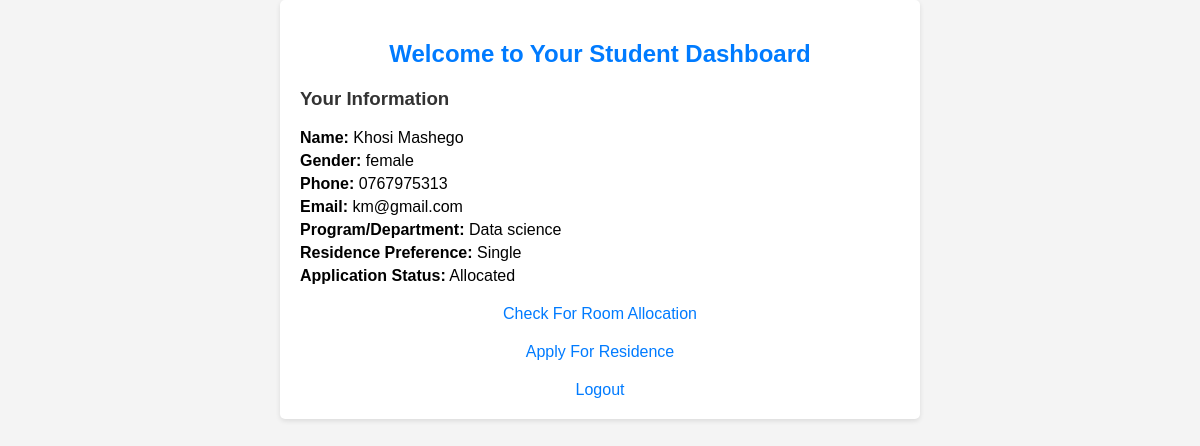
The page /StudentDashboard.php (signed in) on the database its author committed.
### tables this page shows
CREATE TABLE IF NOT EXISTS `student` (
  `Student_ID` int NOT NULL AUTO_INCREMENT,
  `First_Name` varchar(255) DEFAULT NULL,
  `Last_Name` varchar(255) DEFAULT NULL,
  `Gender` varchar(255) DEFAULT NULL,
  `Date_of_Birth` date DEFAULT NULL,
  `Phone` varchar(255) DEFAULT NULL,
  `Email` varchar(255) DEFAULT NULL,
  `Program_Department` varchar(255) DEFAULT NULL,
  `Current_Year_of_Study` int DEFAULT NULL,
  `Application_Status` varchar(255) DEFAULT NULL,
  `Room_ID` int DEFAULT NULL,
  `Residence_Preference` varchar(255) DEFAULT NULL,
  `Application_Date` date DEFAULT NULL,
  PRIMARY KEY (`Student_ID`),
  KEY `fk_room_allocation` (`Room_ID`)
);

### StudentDashboard.php (the view, shortened to what this page needs)
<?php
require('db.php');
$student_id = $_SESSION['user_id'];
$sql = "SELECT * FROM student WHERE Student_ID = $student_id";
$result = mysqli_query($conn, $sql);
$student_data = array();
if (mysqli_num_rows($result) > 0) {
    $student_data = mysqli_fetch_assoc($result);
}
?>
<!DOCTYPE html>
<html lang="en">
<head>
</head>
<body>
    <div class="dashboard-container">
        <h2>Welcome to Your Student Dashboard</h2>
        <h3>Your Information</h3>
        <p><strong>Name:</strong> <?php echo isset($student_data['First_Name']) ? $student_data['First_Name'] . ' ' . $student_data['Last_Name'] : 'N/A'; ?></p>
        <p><strong>Gender:</strong> <?php echo isset($student_data['Gender']) ? $student_data['Gender'] : 'N/A'; ?></p>
        <p><strong>Phone:</strong> <?php echo isset($student_data['Phone']) ? $student_data['Phone'] : 'N/A'; ?></p>
        <p><strong>Email:</strong> <?php echo isset($student_data['Email']) ? $student_data['Email'] : 'N/A'; ?></p>
        <p><strong>Program/Department:</strong> <?php echo isset($student_data['Program_Department']) ? $student_data['Program_Department'] : 'N/A'; ?></p>
        <p><strong>Residence Preference:</strong> <?php echo isset($student_data['Residence_Preference']) ? $student_data['Residence_Preference'] : 'N/A'; ?></p>
        <p><strong>Application Status:</strong> <?php echo isset($student_data['Application_Status']) ? $student_data['Application_Status'] : 'N/A'; ?></p>
        <a href="allocation_success.php">Check For Room Allocation</a>
        <a href="apply_for_residence.php">Apply For Residence</a>
        <a href="logout.php">Logout</a>
    </div>
</body>
</html>

### StudentDashboard.php (style rules this page uses)
body { font-family: Arial, sans-serif; background-color: #f4f4f4; margin: 0; padding: 0; }
h2 { text-align: center; color: #007BFF; }
h3 { color: #333; }
p { margin: 5px 0; }
strong { font-weight: bold; }
a { display: block; text-align: center; margin-top: 20px; text-decoration: none; color: #007BFF; }
.dashboard-container { background-color: #fff; border-radius: 5px; padding: 20px; box-shadow: 0 2px 5px rgba(0, 0, 0, 0.1); max-width: 600px; margin: 0 auto; }

### rows shown on the page
student: First_Name "Khosi", Last_Name "Mashego", Gender "female", Phone "0767975313", Email "km@gmail.com", Program_Department "Data science", Residence_Preference "Single", Application_Status "Allocated"
